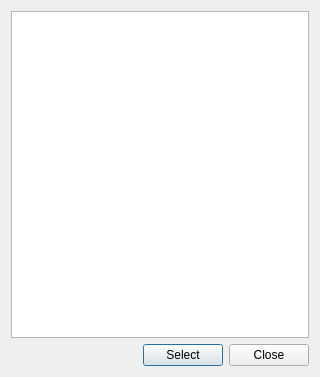
<?xml version="1.0" encoding="UTF-8"?>
<ui version="4.0">
 <class>SvArchDataListDialog</class>
 <widget class="QDialog" name="SvArchDataListDialog">
  <property name="geometry">
   <rect>
    <x>0</x>
    <y>0</y>
    <width>320</width>
    <height>377</height>
   </rect>
  </property>
  <property name="windowTitle">
   <string>Dialog</string>
  </property>
  <layout class="QVBoxLayout" name="verticalLayout">
   <item>
    <widget class="QListView" name="listData">
     <property name="movement">
      <enum>QListView::Static</enum>
     </property>
     <property name="viewMode">
      <enum>QListView::ListMode</enum>
     </property>
    </widget>
   </item>
   <item>
    <layout class="QHBoxLayout" name="layoutButtons">
     <item>
      <spacer name="spacer1">
       <property name="orientation">
        <enum>Qt::Horizontal</enum>
       </property>
       <property name="sizeHint" stdset="0">
        <size>
         <width>40</width>
         <height>20</height>
        </size>
       </property>
      </spacer>
     </item>
     <item>
      <widget class="QPushButton" name="bnSelect">
       <property name="text">
        <string>Select</string>
       </property>
      </widget>
     </item>
     <item>
      <widget class="QPushButton" name="bnClose">
       <property name="text">
        <string>Close</string>
       </property>
      </widget>
     </item>
    </layout>
   </item>
  </layout>
 </widget>
 <resources/>
 <connections/>
</ui>
